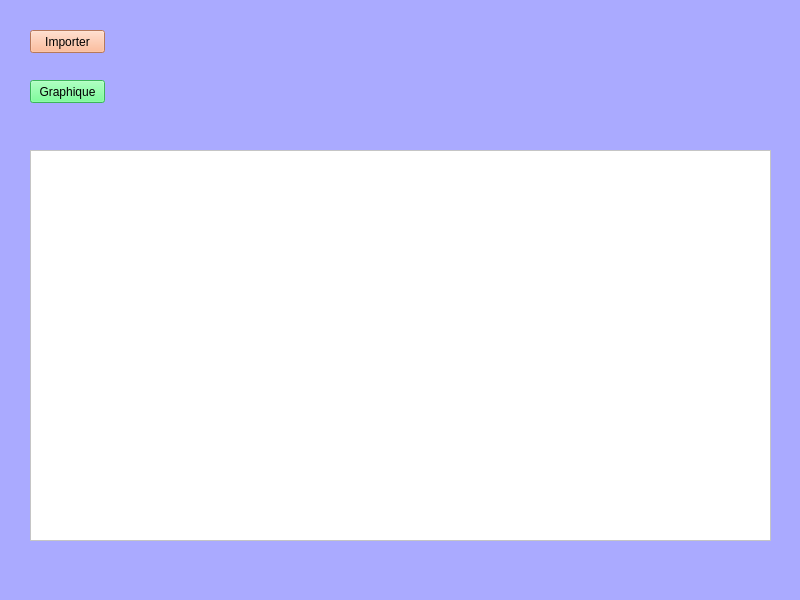
<?xml version="1.0" encoding="UTF-8"?>
<ui version="4.0">
 <class>MainWindow</class>
 <widget class="QMainWindow" name="MainWindow">
  <property name="geometry">
   <rect>
    <x>0</x>
    <y>0</y>
    <width>800</width>
    <height>600</height>
   </rect>
  </property>
  <property name="windowTitle">
   <string>MainWindow</string>
  </property>
  <property name="styleSheet">
   <string notr="true">background-color: rgb(170, 170, 255);</string>
  </property>
  <widget class="QWidget" name="centralwidget">
   <widget class="QPushButton" name="BouttonImporter">
    <property name="geometry">
     <rect>
      <x>30</x>
      <y>30</y>
      <width>75</width>
      <height>23</height>
     </rect>
    </property>
    <property name="styleSheet">
     <string notr="true">background-color: rgb(255, 170, 127);</string>
    </property>
    <property name="text">
     <string>Importer</string>
    </property>
   </widget>
   <widget class="QPushButton" name="BouttonGraphique">
    <property name="geometry">
     <rect>
      <x>30</x>
      <y>80</y>
      <width>75</width>
      <height>23</height>
     </rect>
    </property>
    <property name="styleSheet">
     <string notr="true">background-color: rgb(85, 255, 127);</string>
    </property>
    <property name="text">
     <string>Graphique</string>
    </property>
   </widget>
   <widget class="QTextEdit" name="resultado">
    <property name="geometry">
     <rect>
      <x>30</x>
      <y>150</y>
      <width>741</width>
      <height>391</height>
     </rect>
    </property>
    <property name="styleSheet">
     <string notr="true">background-color: rgb(255, 255, 255);</string>
    </property>
   </widget>
  </widget>
  <widget class="QMenuBar" name="menubar">
   <property name="geometry">
    <rect>
     <x>0</x>
     <y>0</y>
     <width>800</width>
     <height>21</height>
    </rect>
   </property>
  </widget>
  <widget class="QStatusBar" name="statusbar"/>
 </widget>
 <resources/>
 <connections/>
</ui>
